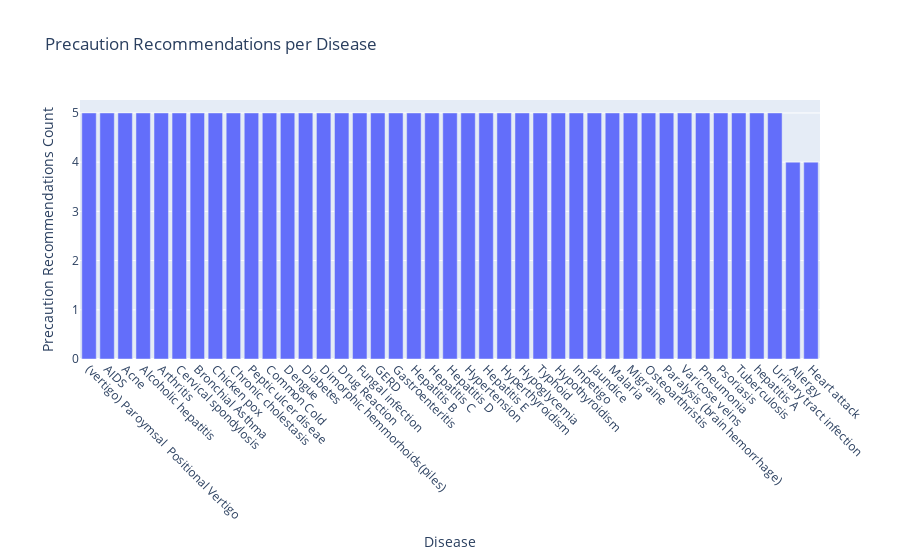

Here is the notebook cell this chart was saved with:
### Code cell
# 6. Precaution Recommendations per Disease
precaution_counts = precautions_df.groupby("Disease").count().sum(axis=1).sort_values(ascending=False)

fig6 = px.bar(
    x=precaution_counts.index,
    y=precaution_counts.values,
    labels={'x': 'Disease', 'y': 'Precaution Recommendations Count'},
    title="Precaution Recommendations per Disease"
)
fig6.update_layout(xaxis_tickangle=45)
fig6.show()

### Figure 1 — Plotly figure (JSON) as saved in the notebook; plotly's stock layout.template omitted (floating-point values rounded to 4 significant figures)
{"data": [{"hovertemplate": "Disease=%{x}<br>Precaution Recommendations Count=%{y}<extra></extra>", "legendgroup": "", "marker": {"color": "#636efa", "pattern": {"shape": ""}}, "name": "", "orientation": "v", "showlegend": false, "textposition": "auto", "type": "bar", "x": ["(vertigo) Paroymsal  Positional Vertigo", "AIDS", "Acne", "Alcoholic hepatitis", "Arthritis", "Cervical spondylosis", "Bronchial Asthma", "Chicken pox", "Chronic cholestasis", "Peptic ulcer diseae", "Common Cold", "Dengue", "Diabetes ", "Dimorphic hemmorhoids(piles)", "Drug Reaction", "Fungal infection", "GERD", "Gastroenteritis", "Hepatitis B", "Hepatitis C", "Hepatitis D", "Hypertension ", "Hepatitis E", "Hyperthyroidism", "Hypoglycemia", "Typhoid", "Hypothyroidism", "Impetigo", "Jaundice", "Malaria", "Migraine", "Osteoarthristis", "Paralysis (brain hemorrhage)", "Varicose veins", "Pneumonia", "Psoriasis", "Tuberculosis", "hepatitis A", "Urinary tract infection", "Allergy", "Heart attack"], "xaxis": "x", "y": [5, 5, 5, 5, 5, 5, 5, 5, 5, 5, 5, 5, 5, 5, 5, 5, 5, 5, 5, 5, 5, 5, 5, 5, 5, 5, 5, 5, 5, 5, 5, 5, 5, 5, 5, 5, 5, 5, 5, 4, 4], "yaxis": "y"}], "layout": {"barmode": "relative", "legend": {"tracegroupgap": 0}, "title": {"text": "Precaution Recommendations per Disease"}, "xaxis": {"anchor": "y", "domain": [0, 1], "tickangle": 45, "title": {"text": "Disease"}}, "yaxis": {"anchor": "x", "domain": [0, 1], "title": {"text": "Precaution Recommendations Count"}}}}
